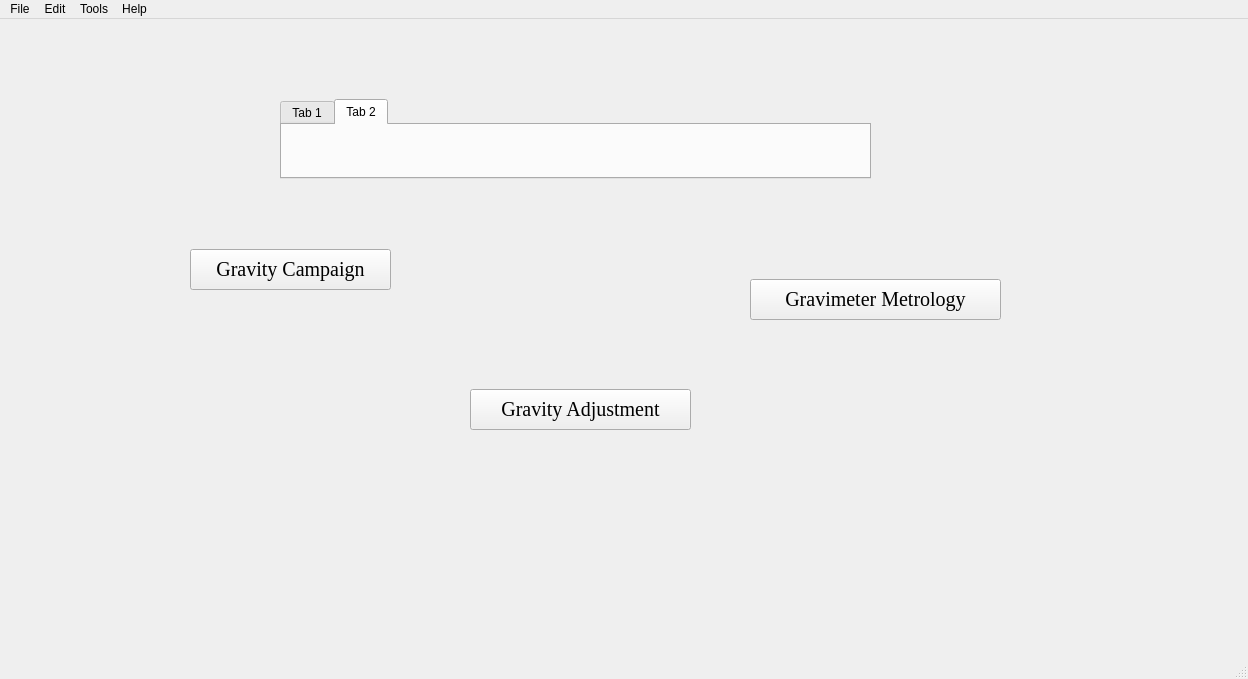
<?xml version="1.0" encoding="UTF-8"?>
<ui version="4.0">
 <class>MainWindow</class>
 <widget class="QMainWindow" name="MainWindow">
  <property name="geometry">
   <rect>
    <x>0</x>
    <y>0</y>
    <width>1248</width>
    <height>679</height>
   </rect>
  </property>
  <property name="windowTitle">
   <string>MainWindow</string>
  </property>
  <widget class="QWidget" name="centralwidget">
   <widget class="QPushButton" name="gravityCampaign">
    <property name="geometry">
     <rect>
      <x>190</x>
      <y>230</y>
      <width>201</width>
      <height>41</height>
     </rect>
    </property>
    <property name="font">
     <font>
      <family>Times New Roman</family>
      <pointsize>15</pointsize>
     </font>
    </property>
    <property name="text">
     <string>Gravity Campaign</string>
    </property>
   </widget>
   <widget class="QPushButton" name="gravityCampaign_2">
    <property name="geometry">
     <rect>
      <x>470</x>
      <y>370</y>
      <width>221</width>
      <height>41</height>
     </rect>
    </property>
    <property name="font">
     <font>
      <family>Times New Roman</family>
      <pointsize>15</pointsize>
     </font>
    </property>
    <property name="text">
     <string>Gravity Adjustment</string>
    </property>
   </widget>
   <widget class="QPushButton" name="gravityCampaign_3">
    <property name="geometry">
     <rect>
      <x>750</x>
      <y>260</y>
      <width>251</width>
      <height>41</height>
     </rect>
    </property>
    <property name="font">
     <font>
      <family>Times New Roman</family>
      <pointsize>15</pointsize>
     </font>
    </property>
    <property name="text">
     <string>Gravimeter Metrology</string>
    </property>
   </widget>
   <widget class="QTabWidget" name="tabWidget">
    <property name="geometry">
     <rect>
      <x>280</x>
      <y>80</y>
      <width>591</width>
      <height>80</height>
     </rect>
    </property>
    <property name="currentIndex">
     <number>1</number>
    </property>
    <widget class="QWidget" name="tab">
     <attribute name="title">
      <string>Tab 1</string>
     </attribute>
    </widget>
    <widget class="QWidget" name="tab_2">
     <attribute name="title">
      <string>Tab 2</string>
     </attribute>
    </widget>
   </widget>
  </widget>
  <widget class="QMenuBar" name="menubar">
   <property name="geometry">
    <rect>
     <x>0</x>
     <y>0</y>
     <width>1248</width>
     <height>26</height>
    </rect>
   </property>
   <widget class="QMenu" name="menuFile">
    <property name="title">
     <string>File</string>
    </property>
   </widget>
   <widget class="QMenu" name="menuEdit">
    <property name="title">
     <string>Edit</string>
    </property>
   </widget>
   <widget class="QMenu" name="menuTools">
    <property name="title">
     <string>Tools</string>
    </property>
    <addaction name="separator"/>
    <addaction name="separator"/>
   </widget>
   <widget class="QMenu" name="menuHelp">
    <property name="title">
     <string>Help</string>
    </property>
    <addaction name="actionAbout"/>
   </widget>
   <addaction name="menuFile"/>
   <addaction name="menuEdit"/>
   <addaction name="menuTools"/>
   <addaction name="menuHelp"/>
  </widget>
  <widget class="QStatusBar" name="statusbar"/>
  <action name="actionAbout">
   <property name="icon">
    <iconset resource="../images/resource.qrc">
     <normaloff>:/newPrefix/company.png</normaloff>:/newPrefix/company.png</iconset>
   </property>
   <property name="text">
    <string>About</string>
   </property>
  </action>
 </widget>
 <resources>
  <include location="../images/resource.qrc"/>
 </resources>
 <connections/>
</ui>
